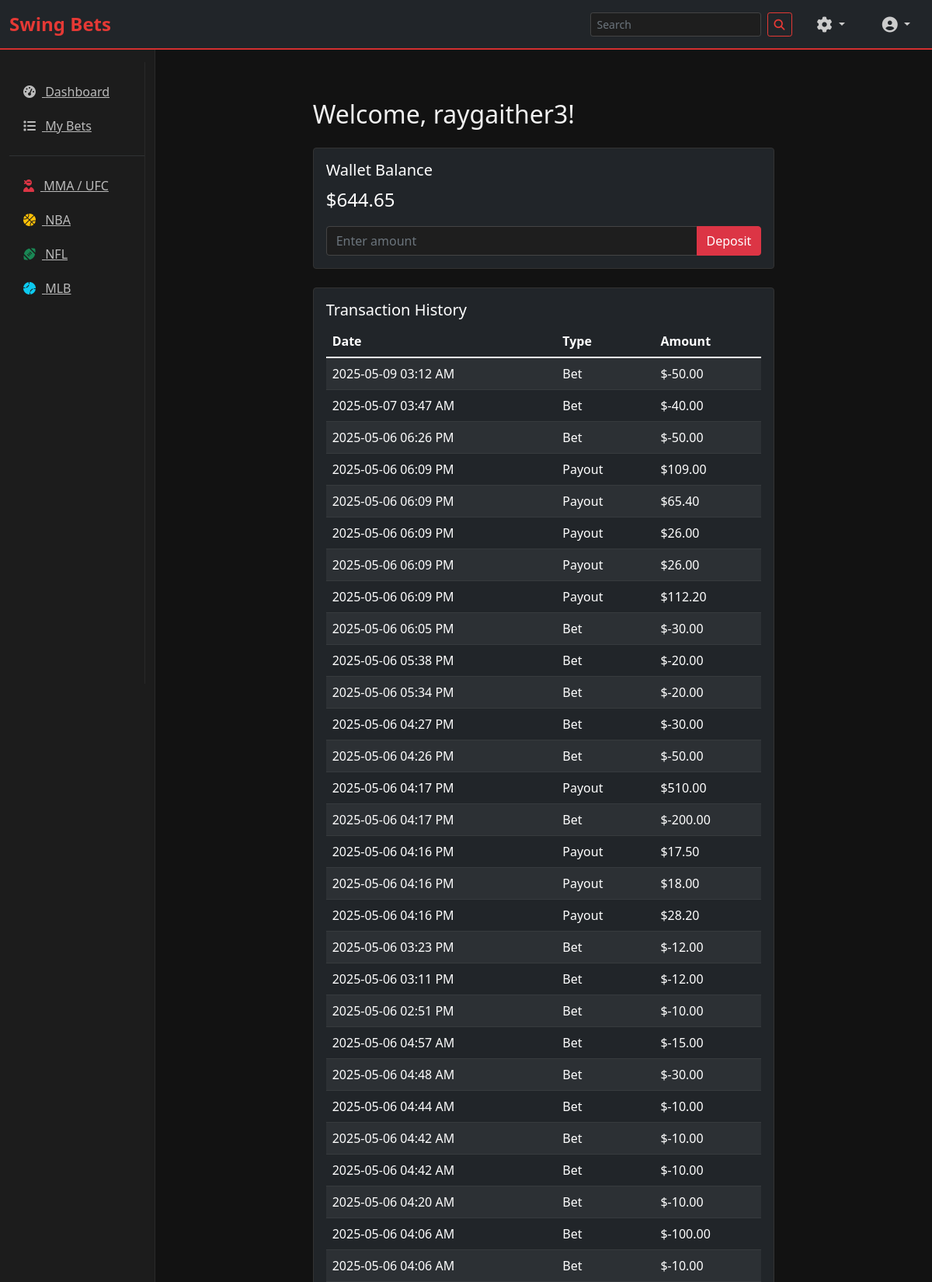
The app's page /user/dashboard (signed in, upper part) with its own data.
### sportsbook/models/user.py (models this page shows, shortened)
class User(db.Model, UserMixin, TimestampMixin):
    __tablename__ = 'users'
    id = db.Column(db.Integer, primary_key=True)
    username = db.Column(db.String(64), unique=True, nullable=False)
    email = db.Column(db.String(120), unique=True, nullable=False)
    password_hash = db.Column(db.String(128), nullable=False)
    is_admin = db.Column(db.Boolean, default=False)
    bets = db.relationship('Bet', backref='user', lazy=True)
    wallet = db.relationship('Wallet', uselist=False, backref='user')

### sportsbook/models/wallet.py (models this page shows)
class Wallet(db.Model):
    id = db.Column(db.Integer, primary_key=True)
    user_id = db.Column(db.Integer, db.ForeignKey('users.id'), nullable=False)
    balance = db.Column(db.Float, default=0.0)
    transactions = db.relationship('Transaction', backref='wallet', lazy=True)

class Transaction(db.Model, TimestampMixin):
    id = db.Column(db.Integer, primary_key=True)
    wallet_id = db.Column(db.Integer, db.ForeignKey('wallet.id'), nullable=False)
    amount = db.Column(db.Float, nullable=False)
    type = db.Column(db.String(50), nullable=False)  # deposit, withdrawal, bet, payout
    timestamp = db.Column(db.DateTime, default=datetime.utcnow)

### sportsbook/user/routes.py (the view, shortened to what this page needs)
@user.route('/dashboard', methods=['GET', 'POST'])
@login_required
def dashboard():
    form = DepositForm()
    recent_bets = sorted(current_user.bets, key=lambda b: b.created_at, reverse=True)[:5]
    transactions = sorted(current_user.wallet.transactions, key=lambda t: t.timestamp, reverse=True) if current_user.wallet else []
    return render_template(
        'user/dashboard.html',
        user=current_user,
        form=form,
        transactions=transactions,
        recent_bets=recent_bets
    )

### sportsbook/forms/wallet_forms.py
class DepositForm(FlaskForm):
    amount = DecimalField("Amount ($)", validators=[DataRequired(), NumberRange(min=1)], places=2)
    submit = SubmitField("Deposit")

### sportsbook/extensions.py (called while the page is built)
@login_manager.user_loader
def load_user(user_id):
    from .models import User
    return User.query.get(int(user_id))

### sportsbook/templates/user/dashboard.html (shortened to what this page needs)
{% from 'macros/odds.html' import moneyline %}
{% extends 'base.html' %}
{% block body %}
<div class="container mt-5">
  <div class="row justify-content-center">
    <div class="col-md-8">
      <h2 class="mb-4">Welcome, {{ user.username }}!</h2>
      <div class="card mb-4 bg-dark text-white">
        <div class="card-body">
          <h5 class="card-title">Wallet Balance</h5>
          <p class="card-text fs-4">
            ${{ "%.2f"|format(user.wallet.balance) if user.wallet else '0.00' }}
          </p>
          <form method="POST" class="mt-3">
            <div class="input-group">
              {{ form.amount(class='form-control', placeholder='Enter amount') }}
              <button type="submit" class="btn btn-danger">{{ form.submit.label }}</button>
            </div>
          </form>
        </div>
      </div>
      <div class="card bg-dark text-white mt-4">
        <div class="card-body">
          <h5 class="card-title">Transaction History</h5>
          {% if transactions %}
            <div class="table-responsive">
              <table class="table table-dark table-striped align-middle">
                <thead>
                  <tr>
                    <th>Date</th>
                    <th>Type</th>
                    <th>Amount</th>
                  </tr>
                </thead>
                <tbody>
                  {% for tx in transactions %}
                  <tr>
                    <td>{{ tx.timestamp.strftime('%Y-%m-%d %I:%M %p') }}</td>
                    <td>{{ tx.type.capitalize() }}</td>
                    <td>${{ '%.2f' % tx.amount }}</td>
                  </tr>
                  {% endfor %}
                </tbody>
              </table>
            </div>
          {% else %}
            <p>No transactions yet.</p>
          {% endif %}
        </div>
      </div>
    </div>
  </div>
</div>
{% endblock %}

### sportsbook/static/css/mystyles.css (style rules this page uses)
body { background-color: #121212; color: #f1f1f1; font-family: 'Segoe UI', Tahoma, Geneva, Verdana, sans-serif; }
.form-control { background-color: #1e1e1e; border: 1px solid #444; color: #fff; }
.card { background-color: #1e1e1e; border: 1px solid #333; color: #fff; }

### records on screen
User: username "raygaither3"
Wallet: balance "644.65"
Transaction: timestamp "2025-05-09 03:12 AM", type "Bet", amount "-50.00"
Transaction: timestamp "2025-05-07 03:47 AM", type "Bet", amount "-40.00"
Transaction: timestamp "2025-05-06 06:26 PM", type "Bet", amount "-50.00"
Transaction: timestamp "2025-05-06 06:09 PM", type "Payout", amount "109.00"
Transaction: timestamp "2025-05-06 06:09 PM", type "Payout", amount "65.40"
Transaction: timestamp "2025-05-06 06:09 PM", type "Payout", amount "26.00"
Transaction: timestamp "2025-05-06 06:09 PM", type "Payout", amount "26.00"
Transaction: timestamp "2025-05-06 06:09 PM", type "Payout", amount "112.20"
Transaction: timestamp "2025-05-06 06:05 PM", type "Bet", amount "-30.00"
Transaction: timestamp "2025-05-06 05:38 PM", type "Bet", amount "-20.00"
Transaction: timestamp "2025-05-06 05:34 PM", type "Bet", amount "-20.00"
Transaction: timestamp "2025-05-06 04:27 PM", type "Bet", amount "-30.00"
Transaction: timestamp "2025-05-06 04:26 PM", type "Bet", amount "-50.00"
Transaction: timestamp "2025-05-06 04:17 PM", type "Payout", amount "510.00"
Transaction: timestamp "2025-05-06 04:17 PM", type "Bet", amount "-200.00"
Transaction: timestamp "2025-05-06 04:16 PM", type "Payout", amount "17.50"
Transaction: timestamp "2025-05-06 04:16 PM", type "Payout", amount "18.00"
Transaction: timestamp "2025-05-06 04:16 PM", type "Payout", amount "28.20"
Transaction: timestamp "2025-05-06 03:23 PM", type "Bet", amount "-12.00"
Transaction: timestamp "2025-05-06 03:11 PM", type "Bet", amount "-12.00"
Transaction: timestamp "2025-05-06 02:51 PM", type "Bet", amount "-10.00"
Transaction: timestamp "2025-05-06 04:57 AM", type "Bet", amount "-15.00"
Transaction: timestamp "2025-05-06 04:48 AM", type "Bet", amount "-30.00"
Transaction: timestamp "2025-05-06 04:44 AM", type "Bet", amount "-10.00"
Transaction: timestamp "2025-05-06 04:42 AM", type "Bet", amount "-10.00"
Transaction: timestamp "2025-05-06 04:42 AM", type "Bet", amount "-10.00"
Transaction: timestamp "2025-05-06 04:20 AM", type "Bet", amount "-10.00"
Transaction: timestamp "2025-05-06 04:06 AM", type "Bet", amount "-100.00"
Transaction: timestamp "2025-05-06 04:06 AM", type "Bet", amount "-10.00"
